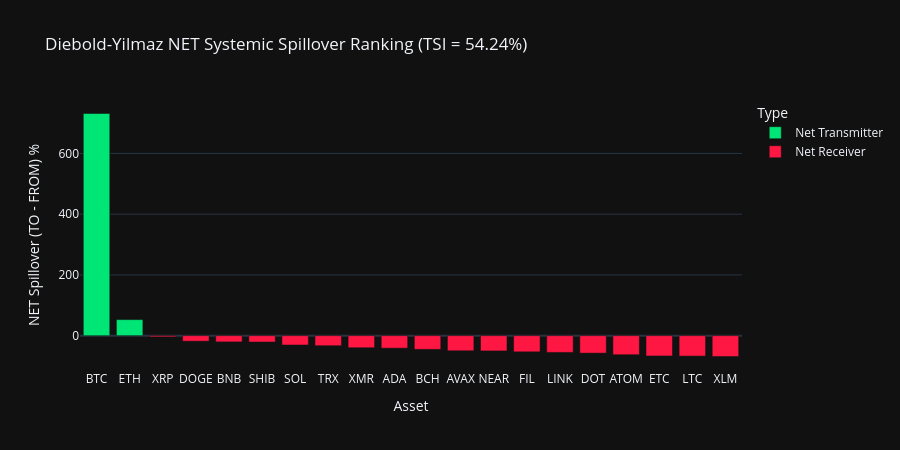

Notebook cell for this chart:
### Markdown cell above
## 6. NET Systemic Connectedness Ranking

Let's visualize the **NET Connectedness Ranking**. This ranking is exported to disk and will serve as the scientific benchmark when validating our **TempME Temporal Motif Explainer** via Spearman rank correlation.

### Code cell
net_df = pd.DataFrame({
    "Asset": net_spillover.index,
    "Net_Spillover": net_spillover.values,
    "Type": ["Net Transmitter" if v > 0 else "Net Receiver" for v in net_spillover.values]
})

fig_net = px.bar(
    net_df,
    x="Asset",
    y="Net_Spillover",
    color="Type",
    color_discrete_map={"Net Transmitter": "#00e676", "Net Receiver": "#ff1744"},
    title=f"Diebold-Yilmaz NET Systemic Spillover Ranking (TSI = {tsi:.2f}%)",
    labels={"Net_Spillover": "NET Spillover (TO - FROM) %"}
)
fig_net.update_layout(template="plotly_dark", height=450)
fig_net.show()

# Export statistical ranking for TempME validation
output_ranking_path = Path("../data/processed/statistical_connectedness.csv")
net_df.to_csv(output_ranking_path, index=False)
print(f"✅ Saved statistical connectedness ranking to: {output_ranking_path}")

### Figure 1 — Plotly figure (JSON) as saved in the notebook; plotly's stock layout.template omitted (floating-point values rounded to 4 significant figures)
{"data": [{"hovertemplate": "Type=Net Transmitter<br>Asset=%{x}<br>NET Spillover (TO - FROM) %=%{y}<extra></extra>", "legendgroup": "Net Transmitter", "marker": {"color": "#00e676", "pattern": {"shape": ""}}, "name": "Net Transmitter", "orientation": "v", "showlegend": true, "textposition": "auto", "type": "bar", "x": ["BTC", "ETH"], "xaxis": "x", "y": [731.5, 52.8], "yaxis": "y"}, {"hovertemplate": "Type=Net Receiver<br>Asset=%{x}<br>NET Spillover (TO - FROM) %=%{y}<extra></extra>", "legendgroup": "Net Receiver", "marker": {"color": "#ff1744", "pattern": {"shape": ""}}, "name": "Net Receiver", "orientation": "v", "showlegend": true, "textposition": "auto", "type": "bar", "x": ["XRP", "DOGE", "BNB", "SHIB", "SOL", "TRX", "XMR", "ADA", "BCH", "AVAX", "NEAR", "FIL", "LINK", "DOT", "ATOM", "ETC", "LTC", "XLM"], "xaxis": "x", "y": [-3.919, -18.19, -20.52, -20.91, -30.68, -33.12, -39.68, -41.12, -45.06, -49.7, -50.21, -53.18, -55.1, -57.44, -62.76, -66.86, -67.24, -68.6], "yaxis": "y"}], "layout": {"barmode": "relative", "height": 450, "legend": {"title": {"text": "Type"}, "tracegroupgap": 0}, "title": {"text": "Diebold-Yilmaz NET Systemic Spillover Ranking (TSI = 54.24%)"}, "xaxis": {"anchor": "y", "domain": [0, 1], "title": {"text": "Asset"}}, "yaxis": {"anchor": "x", "domain": [0, 1], "title": {"text": "NET Spillover (TO - FROM) %"}}}}
